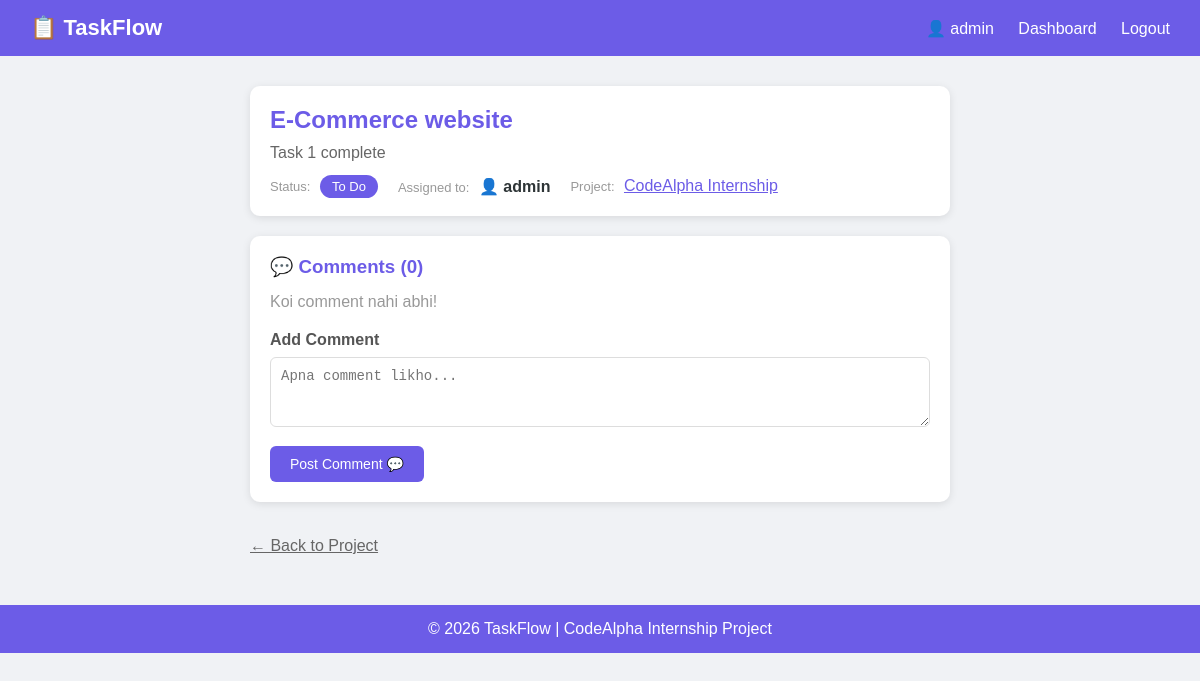
The page /task/1/ (signed in) on the database its author committed.
### tasks/models.py (models this page shows, shortened)
class Task(models.Model):
    STATUS_CHOICES = [
        ('todo', 'To Do'),
        ('inprogress', 'In Progress'),
        ('done', 'Done'),
    ]
    project = models.ForeignKey(Project, on_delete=models.CASCADE, related_name='tasks')
    title = models.CharField(max_length=200)
    description = models.TextField(blank=True)
    assigned_to = models.ForeignKey(User, on_delete=models.SET_NULL, null=True, blank=True)
    status = models.CharField(max_length=20, choices=STATUS_CHOICES, default='todo')
    created_at = models.DateTimeField(auto_now_add=True)

class Project(models.Model):
    name = models.CharField(max_length=200)
    description = models.TextField(blank=True)
    created_by = models.ForeignKey(User, on_delete=models.CASCADE, related_name='projects')
    members = models.ManyToManyField(User, related_name='member_projects', blank=True)
    created_at = models.DateTimeField(auto_now_add=True)

### tasks/views.py (the view)
# urls.py: path('task/<int:pk>/', views.task_detail, name='task_detail'),
@login_required
def task_detail(request, pk):
    task = get_object_or_404(Task, pk=pk)
    if request.method == 'POST':
        text = request.POST.get('text')
        if text:
            Comment.objects.create(task=task, author=request.user, text=text)
    return render(request, 'task_detail.html', {'task': task})

### templates/task_detail.html (shortened to what this page needs)
{% extends 'base.html' %}
{% block content %}
<div style="max-width:700px; margin:0 auto;">
    <div class="card" style="margin-bottom:20px;">
        <h2 style="color:#6c5ce7;">{{ task.title }}</h2>
        <p style="color:#666; margin:10px 0;">{{ task.description }}</p>
        <div style="display:flex; gap:20px; margin-top:15px; flex-wrap:wrap;">
            <div>
                <span style="color:#999; font-size:13px;">Status:</span>
                <span style="background:#6c5ce7; color:white; padding:4px 12px; border-radius:20px; font-size:13px; margin-left:5px;">
                    {{ task.get_status_display }}
                </span>
            </div>
            {% if task.assigned_to %}
            <div>
                <span style="color:#999; font-size:13px;">Assigned to:</span>
                <span style="color:#2d3436; font-weight:bold; margin-left:5px;">👤 {{ task.assigned_to.username }}</span>
            </div>
            {% endif %}
            <div>
                <span style="color:#999; font-size:13px;">Project:</span>
                <a href="/project/{{ task.project.pk }}/" style="color:#6c5ce7; margin-left:5px;">{{ task.project.name }}</a>
            </div>
        </div>
    </div>
    <div class="card">
        <h3 style="color:#6c5ce7; margin-bottom:15px;">💬 Comments ({{ task.comments.count }})</h3>
        {% for comment in task.comments.all %}
        <div style="border-bottom:1px solid #eee; padding:12px 0;">
            <div style="display:flex; justify-content:space-between;">
                <span style="font-weight:bold; color:#2d3436;">👤 {{ comment.author.username }}</span>
                <span style="color:#999; font-size:12px;">{{ comment.created_at|date:"d M Y, H:i" }}</span>
            </div>
            <p style="color:#555; margin-top:5px;">{{ comment.text }}</p>
        </div>
        {% empty %}
        <p style="color:#999;">Koi comment nahi abhi!</p>
        {% endfor %}
        <form method="post" style="margin-top:20px;">
            <label style="color:#555; font-weight:bold;">Add Comment</label>
            <textarea name="text" rows="3" placeholder="Apna comment likho..."></textarea>
            <button type="submit" class="btn btn-primary">Post Comment 💬</button>
        </form>
    </div>
    <a href="/project/{{ task.project.pk }}/" style="display:inline-block; margin-top:15px; color:#666;">
        ← Back to Project
    </a>
</div>
{% endblock %}

### templates/base.html (shortened to what this page needs)
<!DOCTYPE html>
<html lang="en">
<head>
</head>
<body>
<nav>
    <span class="logo">📋 TaskFlow</span>
    <div>
        {% if user.is_authenticated %}
        <span style="color:white;">👤 {{ user.username }}</span>
        <a href="/dashboard/">Dashboard</a>
        <a href="/logout/">Logout</a>
        {% else %}
        <a href="/login/">Login</a>
        <a href="/register/">Register</a>
        {% endif %}
    </div>
</nav>
<div class="container">
    {% block content %}{% endblock %}
</div>
<footer>
    <p>© 2026 TaskFlow | CodeAlpha Internship Project</p>
</footer>
</body>
</html>

### templates/base.html (style rules this page uses)
* { margin: 0; padding: 0; box-sizing: border-box; }
body { font-family: Arial, sans-serif; background: #f0f2f5; }
nav { background: #6c5ce7; padding: 15px 30px; display: flex; justify-content: space-between; align-items: center; }
nav .logo { color: white; font-size: 22px; font-weight: bold; }
nav a { color: white; text-decoration: none; margin-left: 20px; }
.container { max-width: 1200px; margin: 30px auto; padding: 0 20px; }
.btn { display: inline-block; padding: 10px 20px; border-radius: 6px; text-decoration: none; border: none; cursor: pointer; font-size: 14px; }
.btn-primary { background: #6c5ce7; color: white; }
.card { background: white; border-radius: 10px; padding: 20px; box-shadow: 0 2px 8px rgba(0,0,0,0.1); margin-bottom: 20px; }
input, textarea, select { width: 100%; padding: 10px; margin: 8px 0 15px 0; border: 1px solid #ddd; border-radius: 6px; font-size: 14px; }
footer { background: #6c5ce7; color: white; text-align: center; padding: 15px; margin-top: 50px; }

### rows shown on the page
Task: title "E-Commerce website", description "Task 1 complete", status "To Do", assigned_to.username "admin", project.name "CodeAlpha Internship", comments.count "0"

### other values the page prints
{{ user.username }} "admin"
